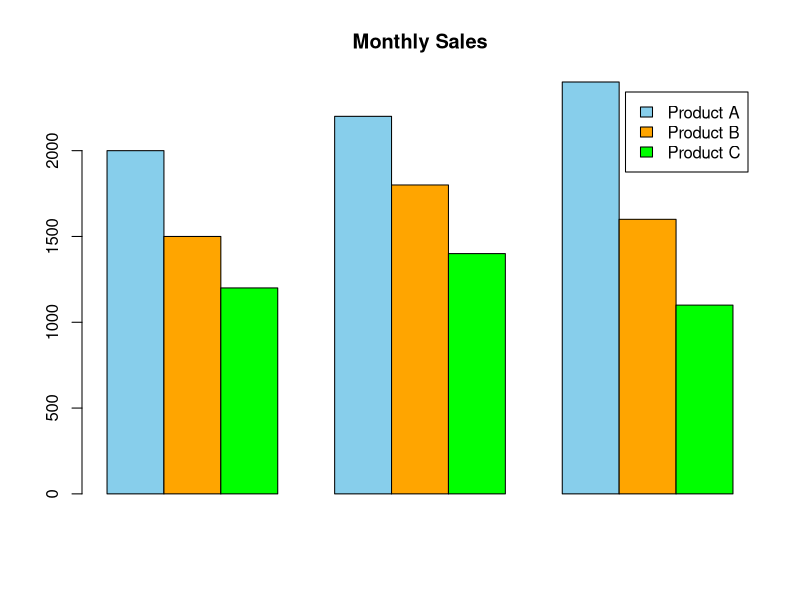

Write the R code that produced this figure.
sales <- matrix(c(
  2000,2200,2400,
  1500,1800,1600,
  1200,1400,1100),
  nrow=3, byrow=TRUE)

barplot(sales,
        beside=TRUE,
        col=c("skyblue","orange","green"),
        legend=c("Product A",
                 "Product B",
                 "Product C"),
        main="Monthly Sales")
